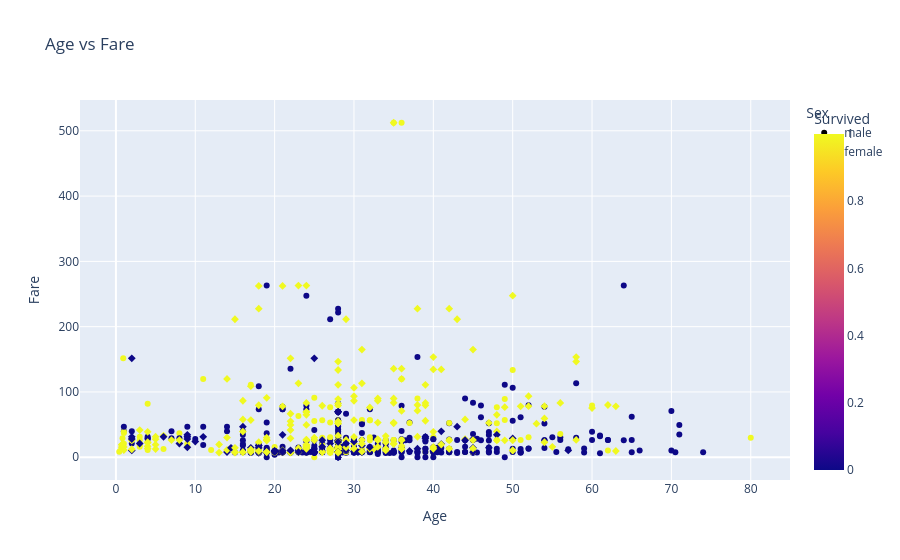

Notebook code cell kept with this figure:
### Code cell
fig=px.scatter(df,
               x='Age',
               y='Fare',
               color='Survived',
               symbol='Sex',
               title='Age vs Fare')

fig.show()

### Figure 1 — Plotly figure (JSON) as saved in the notebook; plotly's stock layout.template omitted (floating-point values rounded to 4 significant figures; data arrays with more than 128 entries replaced by an {"elided": "..."} marker saying what was removed)
{"data": [{"hovertemplate": "Sex=male<br>Age=%{x}<br>Fare=%{y}<br>Survived=%{marker.color}<extra></extra>", "legendgroup": "male", "marker": {"color": {"elided": "577 int values"}, "coloraxis": "coloraxis", "symbol": "circle"}, "mode": "markers", "name": "male", "orientation": "v", "showlegend": true, "type": "scatter", "x": {"elided": "577 float values"}, "xaxis": "x", "y": {"elided": "577 float values"}, "yaxis": "y"}, {"hovertemplate": "Sex=female<br>Age=%{x}<br>Fare=%{y}<br>Survived=%{marker.color}<extra></extra>", "legendgroup": "female", "marker": {"color": {"elided": "314 int values"}, "coloraxis": "coloraxis", "symbol": "diamond"}, "mode": "markers", "name": "female", "orientation": "v", "showlegend": true, "type": "scatter", "x": {"elided": "314 float values"}, "xaxis": "x", "y": {"elided": "314 float values"}, "yaxis": "y"}], "layout": {"coloraxis": {"colorbar": {"title": {"text": "Survived"}}, "colorscale": [[0, "#0d0887"], [0.1111, "#46039f"], [0.2222, "#7201a8"], [0.3333, "#9c179e"], [0.4444, "#bd3786"], [0.5556, "#d8576b"], [0.6667, "#ed7953"], [0.7778, "#fb9f3a"], [0.8889, "#fdca26"], [1, "#f0f921"]]}, "legend": {"title": {"text": "Sex"}, "tracegroupgap": 0}, "title": {"text": "Age vs Fare"}, "xaxis": {"anchor": "y", "domain": [0, 1], "title": {"text": "Age"}}, "yaxis": {"anchor": "x", "domain": [0, 1], "title": {"text": "Fare"}}}}
